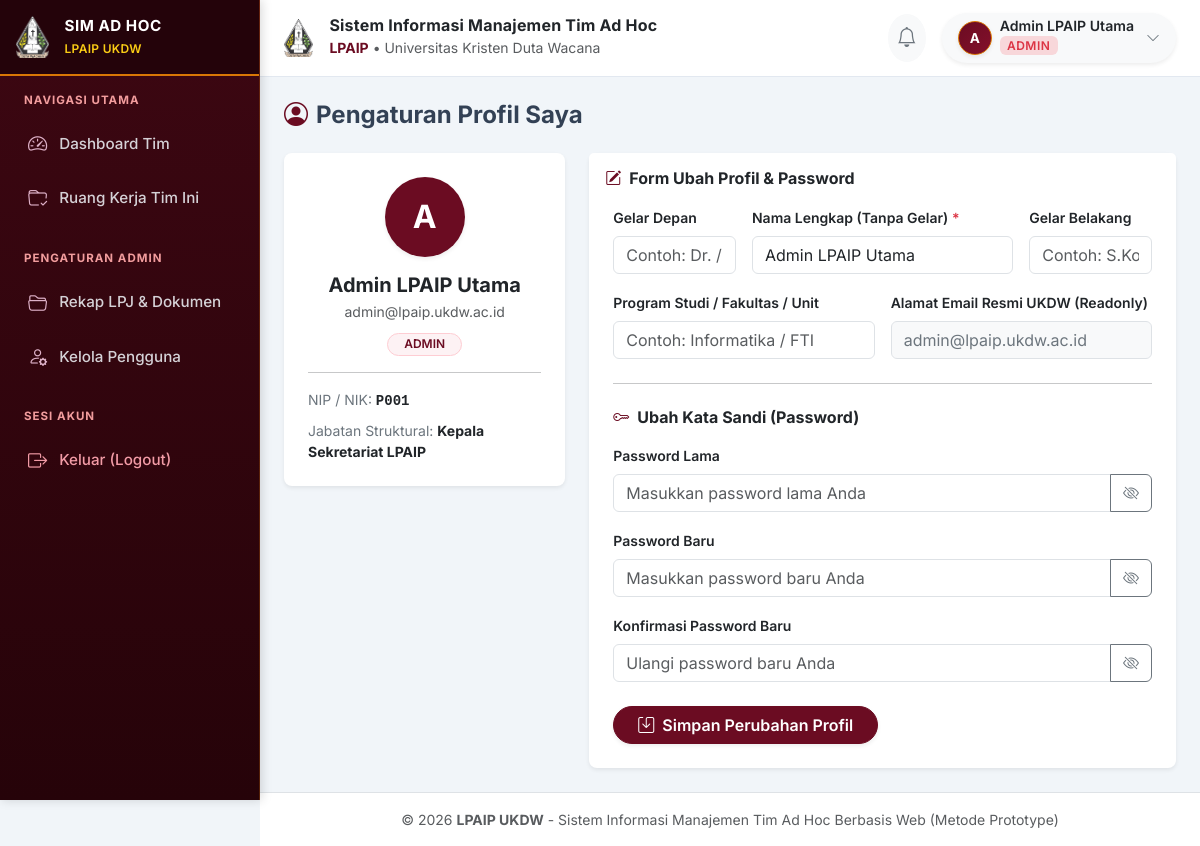
Page /app/pages/profile.php (signed in) on the committed database.
### tables this page shows
CREATE TABLE `users` (
  `id` INT(11) NOT NULL AUTO_INCREMENT,
  `nip_nim` VARCHAR(50) NOT NULL,
  `nama` VARCHAR(100) NOT NULL,
  `email` VARCHAR(100) NOT NULL UNIQUE,
  `password` VARCHAR(255) NOT NULL,
  `status` TINYINT(1) NOT NULL DEFAULT 1 COMMENT '1 = Aktif, 0 = Pending Approval Admin',
  `role` ENUM('admin', 'ketua', 'anggota') NOT NULL DEFAULT 'anggota',
  `jabatan_struktural` VARCHAR(100) DEFAULT 'Staf/Dosen LPAIP',
  `created_at` DATETIME DEFAULT CURRENT_TIMESTAMP,
  PRIMARY KEY (`id`)
);

### app/pages/profile.php (the view, shortened to what this page needs)
<?php
require_once '../config/database.php';
$user_id = $_SESSION['user_id'];
$stmt = $pdo->prepare("SELECT * FROM users WHERE id = ?");
$stmt->execute([$user_id]);
$u = $stmt->fetch();
include '../includes/header.php';
include '../includes/sidebar.php';
?>
<div class="main-content">
    <?php include '../includes/navbar.php'; ?>
    <div class="p-4 container-fluid">
        <h4 class="fw-bold mb-4"><i class="bi bi-person-circle text-primary me-2"></i>Pengaturan Profil Saya</h4>
        <div class="row g-4">
            <div class="col-md-4">
                <div class="card border-0 shadow-sm text-center p-4 rounded-3">
                    <div class="bg-primary text-white rounded-circle d-inline-flex align-items-center justify-content-center fw-bold mx-auto mb-3 shadow-sm" style="width: 80px; height: 80px; font-size: 2rem;">
                        <?= strtoupper(substr($u['nama'], 0, 1)) ?>
                    </div>
                    <h5 class="fw-bold text-dark mb-1"><?= htmlspecialchars($u['nama']) ?></h5>
                    <div class="text-muted small mb-2"><?= htmlspecialchars($u['email']) ?></div>
                    <div>
                        <span class="badge bg-primary-subtle text-primary border border-primary-subtle rounded-pill text-uppercase px-3 py-1.5 fw-semibold"><?= strtoupper($u['role']) ?></span>
                    </div>
                    <hr class="my-3">
                    <div class="text-start small">
                        <div class="mb-2 text-secondary">NIP / NIK: <strong class="text-dark font-monospace"><?= htmlspecialchars($u['nip_nim']) ?></strong></div>
                        <div class="text-secondary">Jabatan Struktural: <strong class="text-dark"><?= htmlspecialchars($u['jabatan_struktural']) ?></strong></div>
                    </div>
                </div>
            </div>
            <div class="col-md-8">
                <div class="card border-0 shadow-sm rounded-3">
                    <div class="card-header bg-white py-3 border-bottom-0">
                        <h6 class="fw-bold mb-0 text-dark fs-6"><i class="bi bi-pencil-square text-primary me-2"></i>Form Ubah Profil & Password</h6>
                    </div>
                    <div class="card-body p-4 pt-0">
                            <div class="row g-3 mb-3">
                                <div class="col-md-3">
                                    <label class="form-label small fw-semibold">Gelar Depan</label>
                                    <input type="text" class="form-control" name="gelar_depan" value="<?= htmlspecialchars($u['gelar_depan'] ?? '') ?>" placeholder="Contoh: Dr. / Prof.">
                                </div>
                                <div class="col-md-6">
                                    <label class="form-label small fw-semibold">Nama Lengkap (Tanpa Gelar) <span class="text-danger">*</span></label>
                                    <input type="text" class="form-control" name="nama" value="<?= htmlspecialchars($u['nama']) ?>" placeholder="Nama lengkap asli" required>
                                </div>
                                <div class="col-md-3">
                                    <label class="form-label small fw-semibold">Gelar Belakang</label>
                                    <input type="text" class="form-control" name="gelar_belakang" value="<?= htmlspecialchars($u['gelar_belakang'] ?? '') ?>" placeholder="Contoh: S.Kom., M.Cs.">
                                </div>
                            </div>
                            <div class="row g-3 mb-3">
                                <div class="col-md-6">
                                    <label class="form-label small fw-semibold">Program Studi / Fakultas / Unit</label>
                                    <input type="text" class="form-control" name="prodi_fakultas" value="<?= htmlspecialchars($u['prodi_fakultas'] ?? '') ?>" placeholder="Contoh: Informatika / FTI">
                                </div>
                                <div class="col-md-6">
                                    <label class="form-label small fw-semibold">Alamat Email Resmi UKDW (Readonly)</label>
                                    <input type="email" class="form-control bg-light text-secondary" value="<?= htmlspecialchars($u['email']) ?>" readonly>
                                </div>
                            </div>
                            <hr class="my-4">
                            <h6 class="fw-bold text-dark mb-3"><i class="bi bi-key text-primary me-2"></i>Ubah Kata Sandi (Password)</h6>
                            <div class="mb-3">
                                <label class="form-label small fw-semibold">Password Lama</label>
                                <div class="input-group">
                                    <input type="password" class="form-control" id="pass_lama" name="pass_lama" placeholder="Masukkan password lama Anda">
                                    <button class="btn btn-outline-secondary" type="button" onclick="togglePasswordVisibility('pass_lama', 'eye_lama')">
                                        <i class="bi bi-eye-slash" id="eye_lama"></i>
                                    </button>
                                </div>
                            </div>
                            <div class="mb-3">
                                <label class="form-label small fw-semibold">Password Baru</label>
                                <div class="input-group">
                                    <input type="password" class="form-control" id="pass_baru" name="pass_baru" placeholder="Masukkan password baru Anda">
                                    <button class="btn btn-outline-secondary" type="button" onclick="togglePasswordVisibility('pass_baru', 'eye_baru')">
                                        <i class="bi bi-eye-slash" id="eye_baru"></i>
                                    </button>
                                </div>
                            </div>
                            <div class="mb-4">
                                <label class="form-label small fw-semibold">Konfirmasi Password Baru</label>
                                <div class="input-group">
                                    <input type="password" class="form-control" id="pass_konfirmasi" name="pass_konfirmasi" placeholder="Ulangi password baru Anda">
                                    <button class="btn btn-outline-secondary" type="button" onclick="togglePasswordVisibility('pass_konfirmasi', 'eye_konfirmasi')">
                                        <i class="bi bi-eye-slash" id="eye_konfirmasi"></i>
                                    </button>
                                </div>
                            </div>
                            <button type="submit" name="update_profile" class="btn btn-primary fw-semibold rounded-pill px-4 shadow-sm">
                                <i class="bi bi-save me-1"></i> Simpan Perubahan Profil
                            </button>
                    </div>
                </div>
            </div>
        </div>
    </div>
<?php include '../includes/footer.php'; ?>

### app/assets/css/style.css (style rules this page uses)
:root { --primary-color: #6b0c22; --primary-hover: #83102b; --secondary-bg: #f8fafc; --sidebar-width: 260px; --ukdw-maroon: #6b0c22; --ukdw-maroon-hover: #83102b; --ukdw-gold: #d97706; --ukdw-gold-hover: #b45309; }
body { font-family: 'Inter', sans-serif; background-color: #f1f5f9; color: #334155; }
.btn-primary { background-color: #6b0c22 !important; border-color: #6b0c22 !important; color: #ffffff !important; }
.text-primary { color: #6b0c22 !important; }
.bg-primary { background-color: #6b0c22 !important; color: #ffffff !important; }
.bg-primary-subtle { background-color: #fdf2f4 !important; color: #6b0c22 !important; }
.border-primary-subtle { border-color: #fecdd3 !important; }
.badge.bg-primary-subtle { background-color: #fdf2f4 !important; color: #6b0c22 !important; border: 1px solid #fecdd3 !important; }
.main-content { margin-left: var(--sidebar-width); min-height: 100vh; display: flex; flex-direction: column; }
.card { border: none; border-radius: 12px; box-shadow: 0 1px 3px rgba(0,0,0,0.05), 0 1px 2px rgba(0,0,0,0.1); }

### rows in the picture
users: nama "A", nama "Admin LPAIP Utama", email "admin@lpaip.ukdw.ac.id", role "ADMIN", nip_nim "P001", jabatan_struktural "Kepala Sekretariat LPAIP"

### other values in the picture
substr($user_name, 0, 1) "A"
$user_name "Admin LPAIP Utama"
